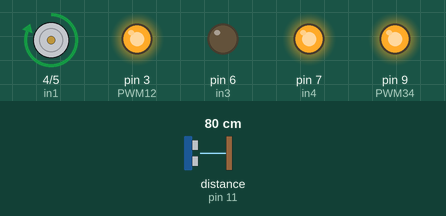
This sketch was run on a simulated Arduino Uno, built with avr-gcc and run on an emulated ATmega328P. On the bench: motor-driver pin pairs drawn as motors (green arrow = first pin HIGH = forward, orange = second pin HIGH = backward, longer = more drive), output pins drawn as LEDs (lit = HIGH). Wiring (inferred from the names in the program): ultrasonic range finder: trigger pin 10; echo pin 11. The inputs (shaded band) are chosen by the test bench; at power-on: distance to the obstacle (sensor on pin 11) 80 cm. The echo pulse lasts 58.3 µs per cm; pins used as bus, display or sensor lines are not drawn; what the sketch prints to the serial monitor is not drawn.

Above: at 1.2 s.
1.3 s: distance to the obstacle (sensor on pin 11) set to 2 cm
5.8 s: distance to the obstacle (sensor on pin 11) set to 17 cm
8.8 s: distance to the obstacle (sensor on pin 11) set to 14 cm
Timing chart, 0 to 11.3 s (numbered marks = the images above; inputs shaded):
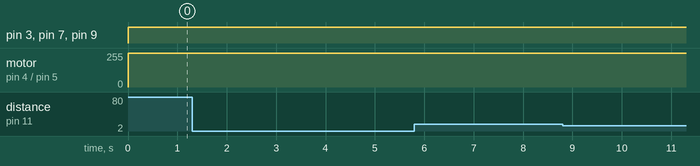

Measured:
- after the input at 5.8 s, every drawn part: stays the same

The sketch:

Sumo-bot.ino
```cpp
#include "Carrito.h"

Carrito Sumo; //Ingresa el nombre de tu carrito despues de Carrito y antes de el punto y coma

void setup() {
  // Ya se inicializa en el constructor
  pinMode(10, OUTPUT); // TRIGGER
  pinMode(11, INPUT);  // ECHO
  Serial.begin(9600);  //Iniciamos el monitor serial
}

//Función que mide la distancia
float ultra() {
int trigger = 10;                         //Pin digital para el Trigger del sensor
int echo = 11;                            //Pin digital para el Echo del sensor
float tiempo_de_espera,distancia;         //Variable decimal que usaremos más adelante

digitalWrite (trigger,LOW);               // Apagamos el pin 8 durante 2 microsegundos
delayMicroseconds(2);
digitalWrite (trigger, HIGH);             // Ahora ponemos encendemos el pin 8 durante 10 microsegundos
delayMicroseconds (10);
digitalWrite (trigger, LOW);              // Apagamos pin 8
tiempo_de_espera = pulseIn (echo,HIGH);   // pulseIn, recoge la señal del sonido que emite el trigger
distancia =(tiempo_de_espera/2)/29.15;    // Formula para hallar la distancia
Serial.print (distancia);                 // Imprimimos la distancia en el monitor serial
Serial.println ("cm");                    // Imprimimos "cm"
return distancia;                         // Si se llama a  la función, toma el valor de la variable distancia
}

void loop() {
  // Escribe tu codigo en el loop
  /*
  Ejemplos:
  (nombre de tu carrito).adelante();
  (nombre de tu carrito).parar();
  Recuerda usar delay para que las instrucciones sigan una secuencia
  */
  Sumo.derecha();
  float d = ultra();
  if(d < 15){
    Sumo.adelante();
  }
}
```

Carrito.h
```cpp
class Carrito {
  private: //Se declaran los pines que utiliza el carrito asi como las velocidades (vel)
    int in1 = 4;
    int in2 = 5;
    int in3 = 6;
    int in4 = 7;
    int PWM12 = 3;
    int PWM34 = 9;
    int vel12 = 255;
    int vel34 = 255;

  public: //Se declaran los atributos (void setup) y metodos (funciones) de nuestra clase
    //Atributos
    Carrito() {
      pinMode(in1, OUTPUT);
      pinMode(in2, OUTPUT);
      pinMode(in3, OUTPUT);
      pinMode(in4, OUTPUT);
    }

    //Funciones
    void adelante() {
      digitalWrite(in1, LOW);
      digitalWrite(in2, HIGH);
      analogWrite(PWM12, vel12);
      digitalWrite(in3, LOW);
      digitalWrite(in4, HIGH);
      analogWrite(PWM34, vel34);
    }

    void izquierda() {
      digitalWrite(in1, LOW);
      digitalWrite(in2, HIGH);
      analogWrite(PWM12, vel12);
      digitalWrite(in3, HIGH);
      digitalWrite(in4, LOW);
      analogWrite(PWM34, vel34);
    }

    void derecha() {
      digitalWrite(in1,HIGH);
      digitalWrite(in2, LOW);
      analogWrite(PWM12, vel12);
      digitalWrite(in3, LOW);
      digitalWrite(in4, HIGH);
      analogWrite(PWM34, vel34);
    }

    void atras() {
      digitalWrite(in1, HIGH);
      digitalWrite(in2, LOW);
      analogWrite(PWM12, vel12);
      digitalWrite(in3, HIGH);
      digitalWrite(in4, LOW);
      analogWrite(PWM34, vel34);
    }

    void parar() {
      digitalWrite(in1, LOW);
      digitalWrite(in2, LOW);
      digitalWrite(in3, LOW);
      digitalWrite(in4, LOW);
    }

};
```
